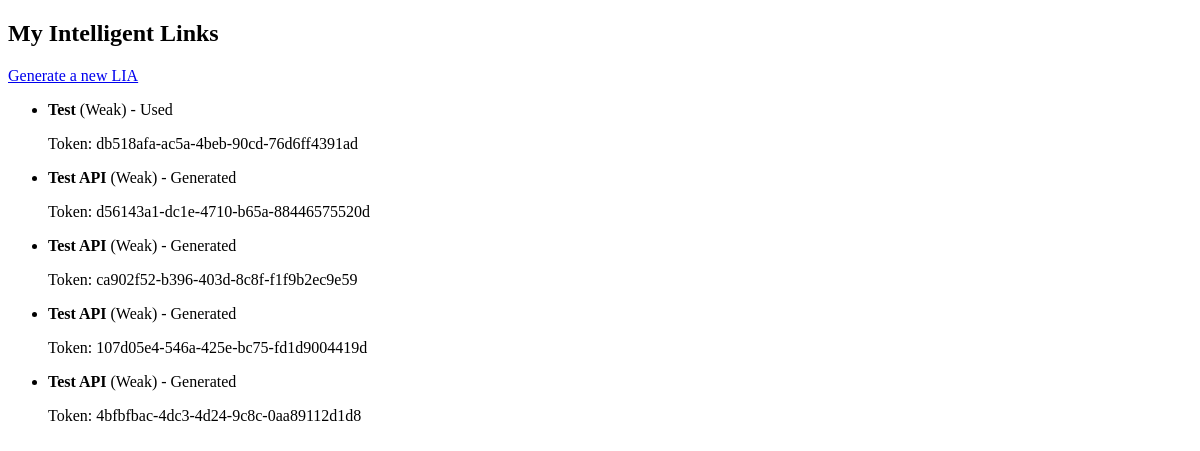
The page /lias/ (signed in) on the database as committed earlier.
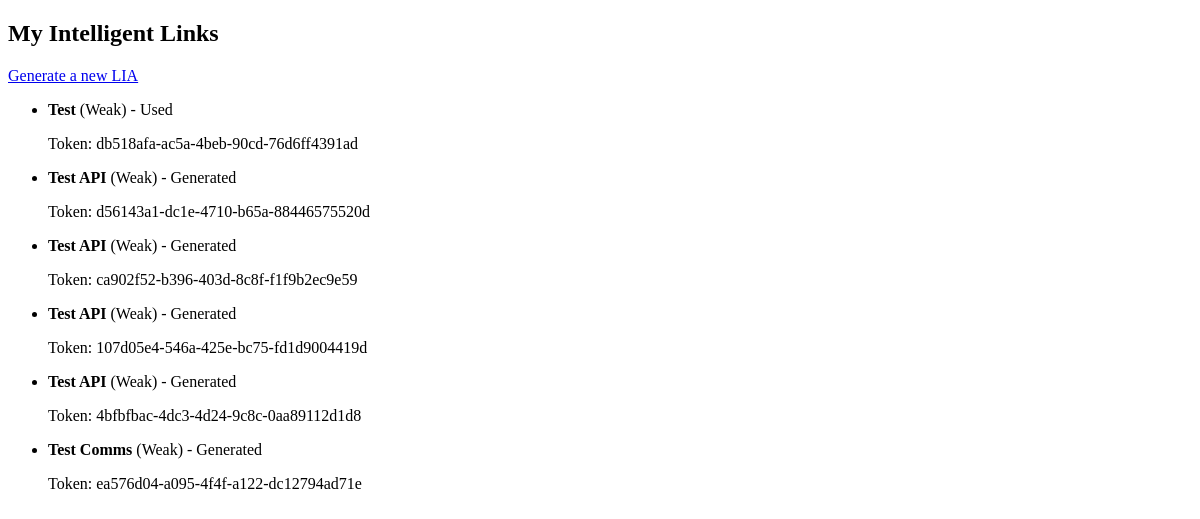
The same page on the database as committed later.
### lia/models.py (models this page shows, shortened)
class IntelligentLink(models.Model):
    class LinkLevel(models.TextChoices):
        WEAK = 'WEAK', 'Weak'
        MEDIUM = 'MEDIUM', 'Medium'
        STRONG = 'STRONG', 'Strong'
    class LinkStatus(models.TextChoices):
        GENERATED = 'GENERATED', 'Generated'
        USED = 'USED', 'Used'
        EXPIRED = 'EXPIRED', 'Expired'
        REVOKED = 'REVOKED', 'Revoked'
    user = models.ForeignKey(User, on_delete=models.CASCADE)
    service_name = models.CharField(max_length=255)
    token = models.UUIDField(default=uuid.uuid4, editable=False, unique=True)
    level = models.CharField(max_length=10, choices=LinkLevel.choices)
    status = models.CharField(max_length=10, choices=LinkStatus.choices, default=LinkStatus.GENERATED)
    created_at = models.DateTimeField(auto_now_add=True)
    expires_at = models.DateTimeField()

### lia/views.py (the view)
# urls.py: path('', lia_list, name='lia_list'),
@login_required
def lia_list(request):
    lias = IntelligentLink.objects.filter(user=request.user)
    return render(request, 'lia/list.html', {'lias': lias})

### lia/templates/lia/list.html (shortened to what this page needs)
{% extends 'base.html' %}
{% block content %}
  <h2>My Intelligent Links</h2>
  <a href="{% url 'generate_lia' %}">Generate a new LIA</a>
  <ul>
    {% for lia in lias %}
      <li>
        <strong>{{ lia.service_name }}</strong> ({{ lia.get_level_display }}) - {{ lia.get_status_display }}
        <p>Token: {{ lia.token }}</p>
      </li>
    {% empty %}
      <li>No LIAs generated yet.</li>
    {% endfor %}
  </ul>
{% endblock %}

Rows that differ between the two databases and show on the page:
added IntelligentLink: service_name "Test Comms", level "Weak", status "Generated", token "ea576d04-a095-4f4f-a122-dc12794ad71e"
